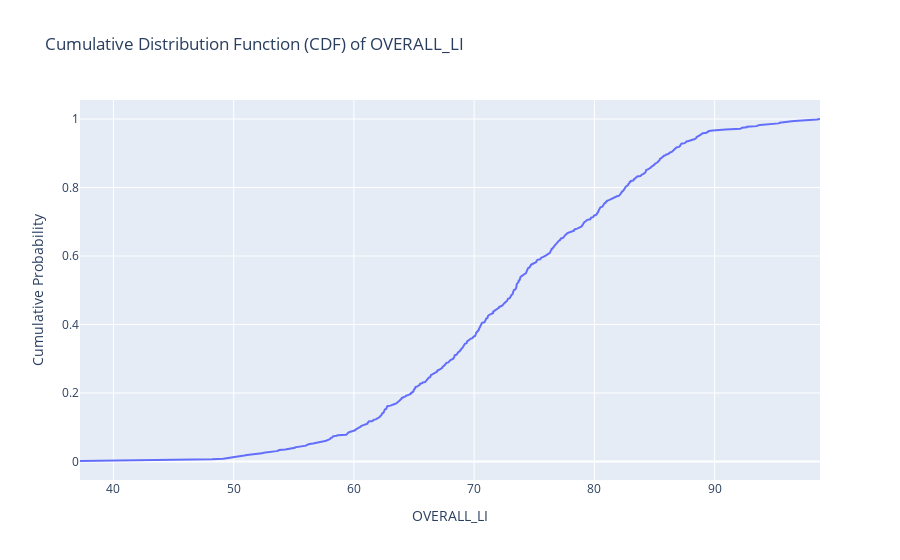

This figure's notebook cell:
### Code cell
# Plot a cumulative distribution function (CDF) of 'OVERALL_LI' using Plotly
cdf_fig = go.Figure()
cdf_fig.add_trace(go.Scatter(x=np.sort(education_districtwise['OVERALL_LI']),
                             y=np.arange(1, len(education_districtwise) + 1) / len(education_districtwise),
                             mode='lines', name='CDF'))
cdf_fig.update_layout(title='Cumulative Distribution Function (CDF) of OVERALL_LI',
                      xaxis_title='OVERALL_LI', yaxis_title='Cumulative Probability')
cdf_fig.show()

### Figure 1 — Plotly figure (JSON) as saved in the notebook; plotly's stock layout.template omitted (floating-point values rounded to 4 significant figures; data arrays with more than 128 entries replaced by an {"elided": "..."} marker saying what was removed)
{"data": [{"mode": "lines", "name": "CDF", "type": "scatter", "x": {"elided": "625 float values"}, "y": {"elided": "625 float values"}}], "layout": {"title": {"text": "Cumulative Distribution Function (CDF) of OVERALL_LI"}, "xaxis": {"title": {"text": "OVERALL_LI"}}, "yaxis": {"title": {"text": "Cumulative Probability"}}}}
